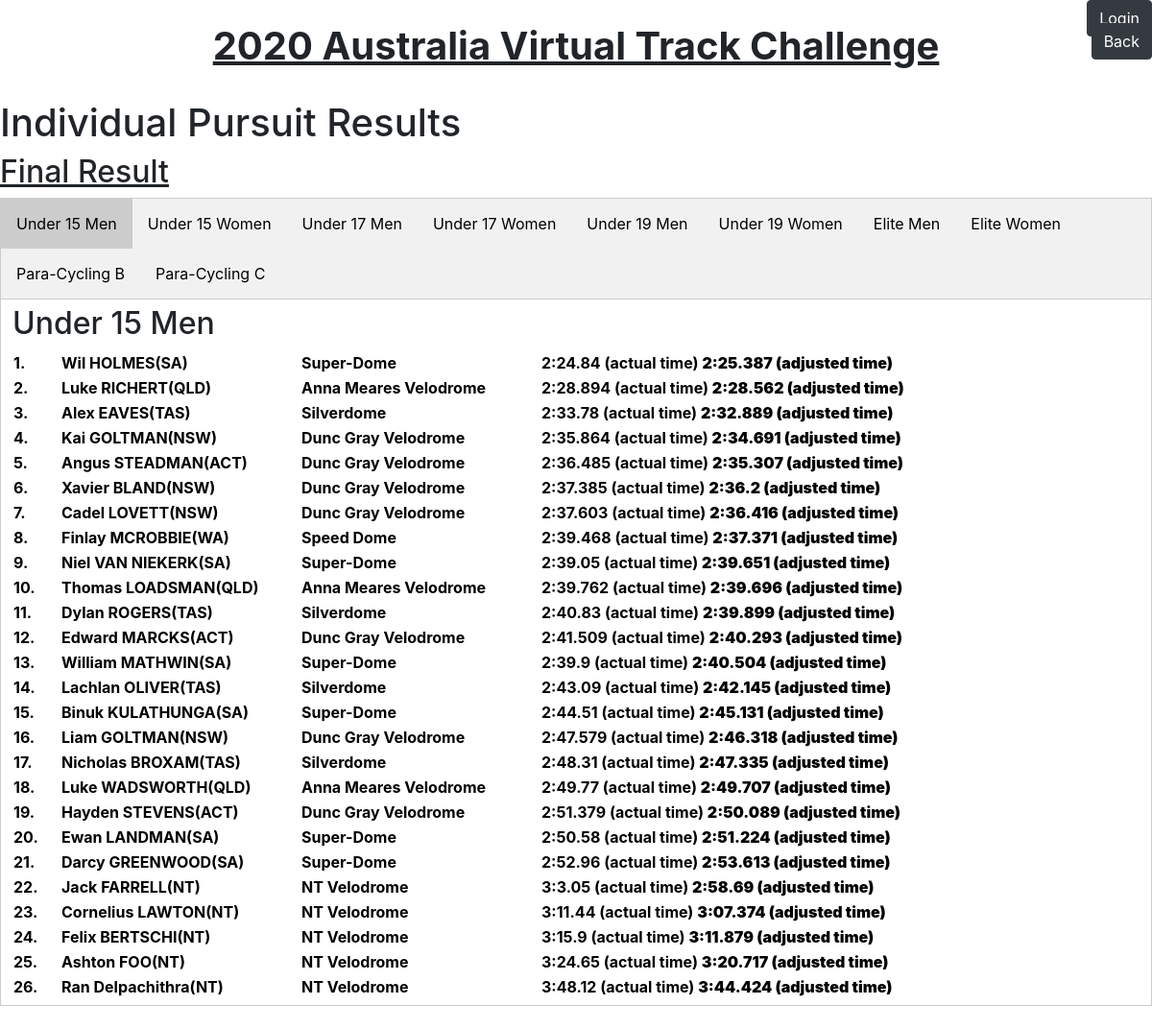
Before: /1/results/ip/ with the older database file.
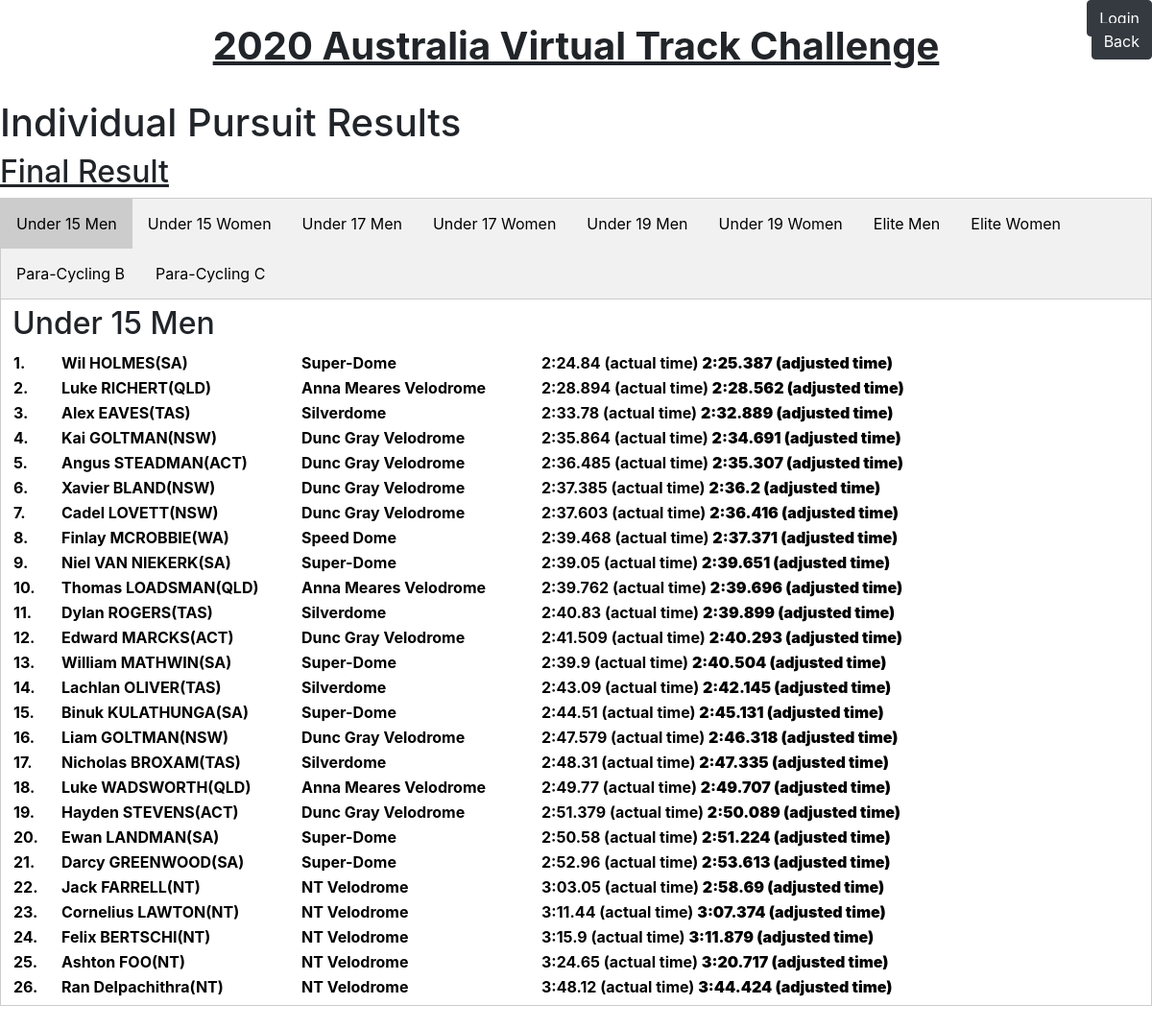
After: the same page with the newer database file.
### web/models.py (models this page shows, shortened)
class rider(models.Model):
    number = models.IntegerField()
    name = models.CharField(max_length=50)
    representing = models.CharField(max_length=100, blank=True)
    Individual = 'Ind'
    Team = 'Team'
    team_option_choices = [
        (Individual, 'Individual'),
        (Team, 'Team')
    ]
    team_option = models.CharField(
        max_length=4,
        choices=team_option_choices,
        default=Individual
    )
    ACT = 'ACT'
    NSW = 'NSW'
    NT = 'NT'
    QLD = 'QLD'
    SA = 'SA'
    TAS = 'TAS'
    VIC = 'VIC'
    WA = 'WA'
    state_option_choices = [
        (ACT, 'ACT'),
        (NSW, 'NSW'),
        (NT, 'NT'),
        (QLD, 'QLD'),
        (SA, 'SA'),
        (TAS, 'TAS'),
        (VIC, 'VIC'),
        (WA, 'WA'),
    ]
    state = models.CharField(
        max_length=3,
        choices=state_option_choices,
        default=NSW
    )
    velo1 = 'Dunc Gray Velodrome'
    velo2 = 'NT Velodrome'
    velo3 = 'Anna Meares Velodrome'
    velo4 = 'Super-Dome'
    velo5 = 'Silverdome'
    velo6 = 'DISC'
    velo7 = 'Speed Dome'
    velo_option_choices = [
        (velo1, 'Dunc Gray Velodrome'),
        (velo2, 'NT Velodrome'),
        (velo3, 'Anna Meares Velodrome'),
        (velo4, 'Super-Dome'),
        (velo5, 'Silverdome'),
        (velo6, 'DISC'),
        (velo7, 'Speed Dome'),
    ]
    velodrome = models.CharField(
        max_length=50,
         choices=velo_option_choices,
        default=velo1
    )
    team_member1 = models.CharField(max_length=50, blank=True)
    team_member2 = models.CharField(max_length=50, blank=True)
    team_member3 = models.CharField(max_length=50, blank=True)
    team_member4 = models.CharField(max_length=50, blank=True)
    jm15 = 'JM15'
    jw15 = 'JW15'
    jm17 = 'JM17'
    jw17 = 'JW17'
    jm19 = 'JM19'
    jw19 = 'JW19'
    elitem = 'ELITEM'
    elitew = 'ELITEW'
    parab = "Para-B"
    parac = "Para-C"
    age_option_choices = [
        (jm15, 'JM15'),
        (jw15, 'JW15'),
        (jm17, 'JM17'),
        (jw17, 'JW17'),
        (jm19, 'JM19'),
        (jw19, 'JW19'),
        (elitem, 'ELITEM'),
        (elitew, 'ELITEW'),
        (parab, 'PARA-B'),
        (parac, 'PARA-C'),
    ]
    agegroup = models.CharField(
        max_length=6,
        choices=age_option_choices,
        default=jm15
    )
    ip_time = models.CharField(max_length=2,null=True, blank=True)
    ip_time_second = models.CharField(max_length=6,null=True, blank=True)
    ip_time_total = models.FloatField(max_length=8,null=True, blank=True)
    ip_adjusted_time = models.CharField(max_length=8,null=True, blank=True)
    ip_adjusted_second = models.CharField(max_length=8,null=True, blank=True)
    ip_time_total_adjusted = models.FloatField(max_length=8,null=True, blank=True)
    ip_temp = models.FloatField(null=True, blank=True)
    ip_bp = models.FloatField(null=True, blank=True)
    ip_humdity = models.FloatField(null=True, blank=True)
    tt200_time = models.FloatField(max_length=10,null=True, blank=True)
    tt200_adjusted_time = models.FloatField(max_length=10,null=True, blank=True)
    tt200_temp = models.FloatField(null=True, blank=True)
    tt200_bp = models.FloatField(null=True, blank=True)
    tt200_humdity = models.FloatField(null=True, blank=True)
    ts_time = models.FloatField(max_length=10,null=True, blank=True)
    ts_adjusted_time = models.FloatField(max_length=10,null=True, blank=True)
    ts_temp = models.FloatField(null=True, blank=True)
    ts_bp = models.FloatField(null=True, blank=True)
    ts_humdity = models.FloatField(null=True, blank=True)
    ts_ineligable = models.BooleanField(default=False)
    tp_time = models.CharField(max_length=10,null=True, blank=True)
    tp_temp = models.CharField(max_length=10,null=True, blank=True)
    tp_time_second = models.CharField(max_length=6,null=True, blank=True)
    tp_time_total = models.FloatField(max_length=8, null=True, blank=True)
    tp_adjusted_time = models.CharField(max_length=8,null=True, blank=True)
    tp_adjusted_second = models.CharField(max_length=8,null=True, blank=True)
    tp_time_total_adjusted = models.FloatField(max_length=8,null=True, blank=True)
    tp_bp = models.FloatField(null=True, blank=True)
    tp_humdity = models.FloatField(null=True, blank=True)
    tp_ineligable = models.BooleanField(default=False)
    tt_time = models.CharField(max_length=2, null=True, blank=True)
    tt_time_second = models.CharField(max_length=6, null=True, blank=True)
    tt_time_total = models.FloatField(max_length=8, null=True, blank=True)
    tt_adjusted_time = models.CharField(max_length=8, null=True, blank=True)
    tt_adjusted_second = models.CharField(max_length=8, null=True, blank=True)
    tt_time_total_adjusted = models.FloatField(max_length=8, null=True, blank=True)
    tt_temp = models.FloatField(null=True, blank=True)
    tt_bp = models.FloatField(null=True, blank=True)
    tt_humdity = models.FloatField(null=True, blank=True)
    created = models.DateTimeField(auto_now_add=True, editable=False, null=False, blank=False)
    last_modified = models.DateTimeField(auto_now=True, editable=False, null=False, blank=False)
    user = models.ForeignKey(User,null=True, on_delete=models.CASCADE)
    event = models.ForeignKey(Event,null=True, on_delete=models.CASCADE, default=3)
    class Meta(object):
        ordering = ['-event','-id']

### web/views.py (the view)
# urls.py: path('<int:Event_id>/results/ip/', views.result_ip, name='result_ip'),
def result_ip(request, Event_id):
    events = get_object_or_404(Event, pk=Event_id)
    todaydate= date.today()
    finaldate = events.finish
    u15m = rider.objects.order_by('ip_time_total_adjusted').filter(event = events.id, ip_time_total__gt=0, agegroup='JM15')
    u15w = rider.objects.order_by('ip_time_total_adjusted').filter(event = events.id, ip_time_total__gt=0, agegroup='JW15')
    u17m = rider.objects.order_by('ip_time_total_adjusted').filter(event = events.id, ip_time_total__gt=0, agegroup='JM17')
    u17w = rider.objects.order_by('ip_time_total_adjusted').filter(event = events.id, ip_time_total__gt=0, agegroup='JW17')
    u19m = rider.objects.order_by('ip_time_total_adjusted').filter(event = events.id, ip_time_total__gt=0, agegroup='JM19')
    u19w = rider.objects.order_by('ip_time_total_adjusted').filter(event = events.id, ip_time_total__gt=0, agegroup='JW19')
    elitem = rider.objects.order_by('ip_time_total_adjusted').filter(event = events.id, ip_time_total__gt=0, agegroup='ELITEM')
    elitew = rider.objects.order_by('ip_time_total_adjusted').filter(event = events.id, ip_time_total__gt=0, agegroup='ELITEW')
    parab = rider.objects.order_by('ip_time_total_adjusted').filter(event = events.id, ip_time_total__gt=0, agegroup='Para-B')
    parac = rider.objects.order_by('ip_time_total_adjusted').filter(event = events.id, ip_time_total__gt=0, agegroup='Para-C')
    return render(request, 'web/result_ip.html',
                  {'jm15': u15m, 'jw15': u15w, 'jm17': u17m, 'jw17': u17w, 'jm19': u19m, 'jw19': u19w, 'elitem': elitem,
                   'elitew': elitew, 'parab': parab, 'parac': parac, 'timedate': todaydate,'finaldate': finaldate, 'event':events })

### web/templates/web/result_ip.html (shortened to what this page needs)
{% extends 'web/base.html'%}
{% block content %}
<a href="../"><button type="submit" class="btn btn-dark" style="position: absolute; right: 0;">Back</button></a>
<center>
    <h1><b><u>{{ event.name }}</u> </b></h1>
    </center>
<br>
<h1>Individual Pursuit Results</h1>
      {% if timedate <= finaldate %}
<h2><u>Provisional</u></h2>
    {% else %}
    <h2><u>Final Result</u></h2>
{% endif %}
<div class="tab">
  <button class="tablinks" onclick="openCity(event, 'U15M')" id="defaultOpen">Under 15 Men</button>
    <button class="tablinks" onclick="openCity(event, 'U15W')">Under 15 Women</button>
    <button class="tablinks" onclick="openCity(event, 'U17M')">Under 17 Men</button>
    <button class="tablinks" onclick="openCity(event, 'U17W')">Under 17 Women</button>
      {% if event.event_option == "Nat" %}
    <button class="tablinks" onclick="openCity(event, 'U19M')">Under 19 Men</button>
    <button class="tablinks" onclick="openCity(event, 'U19W')">Under 19 Women</button>
    <button class="tablinks" onclick="openCity(event, 'ELITEM')">Elite Men</button>
    <button class="tablinks" onclick="openCity(event, 'ELITEW')">Elite Women</button>
    <button class="tablinks" onclick="openCity(event, 'PARAB')">Para-Cycling B</button>
    <button class="tablinks" onclick="openCity(event, 'PARAC')">Para-Cycling C</button>
  {% endif %}
</div>
<div id="U15M" class="tabcontent">
<h2>Under 15 Men</h2>
  <table>
{% for result in jm15 %}
<tr style = "color:black">
  <th style="width:50px">{{ forloop.counter }}.</th>
<th style="width:250px">  <a style = "color:black" href="/{{ event.id }}/riders/{{ result.id }}">{{ result.name }}({{ result.state }})</a></th>
  <th style="width:250px">{{ result.velodrome }}</th>
  <th>{{ result.ip_time }}:{{ result.ip_time_second }} (actual time) <b>{{ result.ip_adjusted_time }}:{{ result.ip_adjusted_second }} (adjusted time)</b></th>
  </tr>
{% endfor %}
  </table>
</div>
{% endblock %}

Changed rows visible on the page:
changed rider "Jack FARRELL": ip_time_second "3.05" → "03.05"
